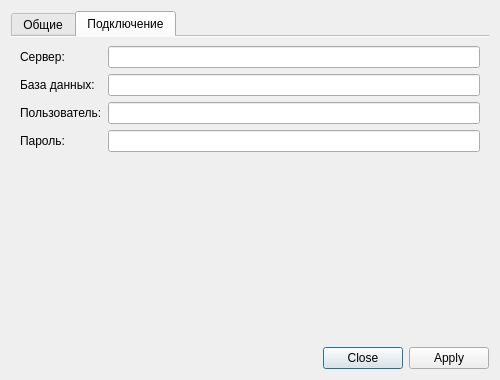
<?xml version="1.0" encoding="UTF-8"?>
<ui version="4.0">
 <class>OptionsDialog</class>
 <widget class="QDialog" name="OptionsDialog">
  <property name="geometry">
   <rect>
    <x>0</x>
    <y>0</y>
    <width>500</width>
    <height>380</height>
   </rect>
  </property>
  <property name="windowTitle">
   <string>Dialog</string>
  </property>
  <layout class="QGridLayout" name="gridLayout_2">
   <item row="0" column="0">
    <widget class="QTabWidget" name="tabWidget">
     <property name="currentIndex">
      <number>1</number>
     </property>
     <property name="documentMode">
      <bool>true</bool>
     </property>
     <widget class="QWidget" name="tabGlobal">
      <attribute name="title">
       <string>Общие</string>
      </attribute>
      <layout class="QGridLayout" name="gridLayout_3">
       <item row="0" column="0">
        <widget class="QCheckBox" name="checkBoxShowUser">
         <property name="text">
          <string>Использовать аутентификацию</string>
         </property>
        </widget>
       </item>
       <item row="1" column="0">
        <spacer name="verticalSpacer">
         <property name="orientation">
          <enum>Qt::Vertical</enum>
         </property>
         <property name="sizeHint" stdset="0">
          <size>
           <width>20</width>
           <height>249</height>
          </size>
         </property>
        </spacer>
       </item>
      </layout>
     </widget>
     <widget class="QWidget" name="tabConnections">
      <attribute name="title">
       <string>Подключение</string>
      </attribute>
      <layout class="QGridLayout" name="gridLayout">
       <item row="0" column="0">
        <layout class="QFormLayout" name="formLayout">
         <property name="sizeConstraint">
          <enum>QLayout::SetMinimumSize</enum>
         </property>
         <item row="0" column="0">
          <widget class="QLabel" name="Label">
           <property name="text">
            <string>Сервер:</string>
           </property>
          </widget>
         </item>
         <item row="0" column="1">
          <widget class="QLineEdit" name="LineEditServer"/>
         </item>
         <item row="1" column="0">
          <widget class="QLabel" name="Label_2">
           <property name="text">
            <string>База данных:</string>
           </property>
          </widget>
         </item>
         <item row="1" column="1">
          <widget class="QLineEdit" name="LineEditDataBase"/>
         </item>
         <item row="2" column="0">
          <widget class="QLabel" name="Label_3">
           <property name="text">
            <string>Пользователь:</string>
           </property>
          </widget>
         </item>
         <item row="2" column="1">
          <widget class="QLineEdit" name="LineEditUser"/>
         </item>
         <item row="3" column="0">
          <widget class="QLabel" name="Label_4">
           <property name="text">
            <string>Пароль:</string>
           </property>
          </widget>
         </item>
         <item row="3" column="1">
          <widget class="QLineEdit" name="LineEditPassword">
           <property name="sizePolicy">
            <sizepolicy hsizetype="Expanding" vsizetype="Minimum">
             <horstretch>0</horstretch>
             <verstretch>0</verstretch>
            </sizepolicy>
           </property>
          </widget>
         </item>
        </layout>
       </item>
      </layout>
     </widget>
    </widget>
   </item>
   <item row="1" column="0">
    <widget class="QDialogButtonBox" name="buttonBox">
     <property name="standardButtons">
      <set>QDialogButtonBox::Apply|QDialogButtonBox::Close</set>
     </property>
    </widget>
   </item>
  </layout>
 </widget>
 <resources/>
 <connections/>
</ui>
